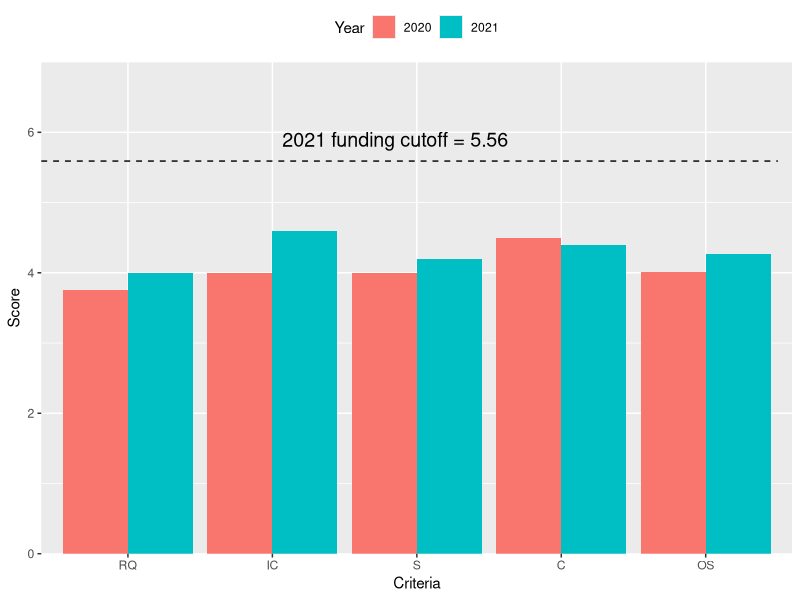
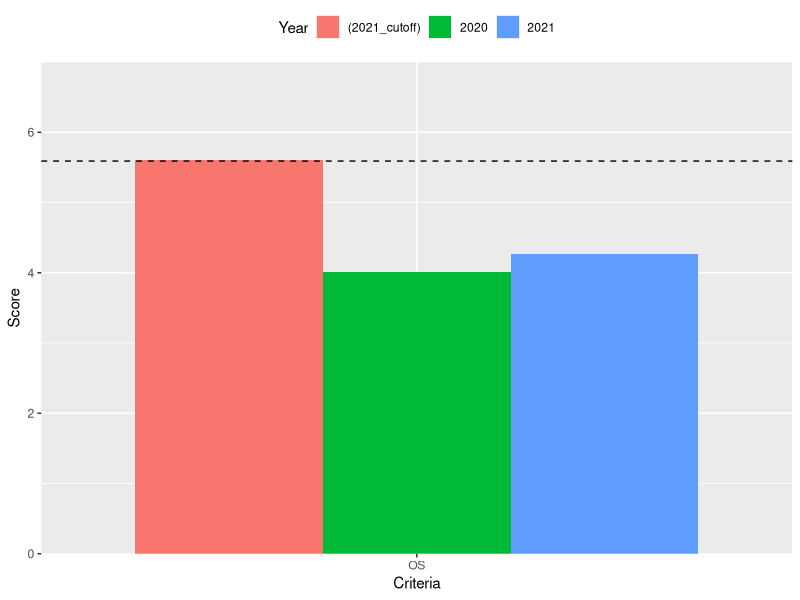

Here is the R script that generated these plots, in order:
## Loading libraries and start code ----

library(tidyverse)

## Read .csv file
library(readr)
nhmrc <- read_csv("../data/NHMRC_scoring_history2.csv", 
                  col_types = cols(Score = col_number()))
View(nhmrc)

## Create grouped (dodged) bar graph ----
## We have 2 categorical variables (Year, Criteria) and one numeric variable (Score)
## One categorical variable will be plotted on the x-axis (x=Category)
## The other categorical variable will be displayed using the "fill" argument (fill=Year))

nhmrc  %>% 
  filter(Year %in% c("2020", "2021")) %>%
  filter(Criteria %in% c("RQ", "IC", "S", "C", "OS")) %>%
  ggplot(aes(x=Criteria, y=Score, fill=Year)) +
  scale_x_discrete(limits = c("RQ", "IC", "S", "C", "OS")) +
  geom_bar(stat="identity", position="dodge") +
  scale_y_continuous(expand = c(0, 0), limits = c(0, 7)) +
  theme(legend.position="top") +
  annotate(geom = "segment", x = 0.4, xend = 5.5, y = 5.59, yend = 5.59, colour = "#060606", linetype=2) +
  annotate("text", x = c(2.85), y = c(5.9), 
           label = "2021 funding cutoff = 5.56" , color="black", 
           size=5, angle=0) +
  ylab("Score")


nhmrc  %>% 
  filter(Year %in% c("2020", "2021", "(2021_cutoff)")) %>%
  filter(Criteria %in% c("OS")) %>%
  ggplot( aes(x=Criteria, y=Score, fill=Year)) +
  scale_x_discrete(limits = c("OS")) +
  geom_bar(stat="identity", position="dodge") +
  scale_y_continuous(expand = c(0, 0), limits = c(0, 7)) +
  theme(legend.position="top") +
  annotate(geom = "segment", x = 0.4, xend = 1.6, y = 5.59, yend = 5.59, colour = "#060606", linetype=2) 
  ylab("Score")

